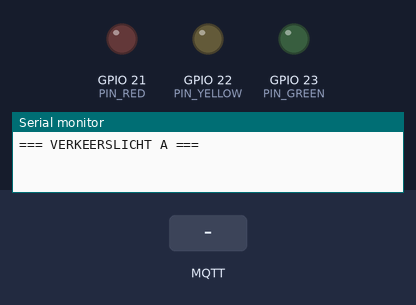
Recording of a program running on a simulated ESP32. On the bench: output pins drawn as LEDs (lit = HIGH), the last lines printed to the serial monitor. Dashed ring = blinking. The inputs (shaded band) are chosen by the test bench. WiFi joins after 1.5 s; servers stay silent unless stated; EEPROM starts erased; no MQTT or app messages arrive unless stated.

Above: at 0.1 s.
At 19.0 s:
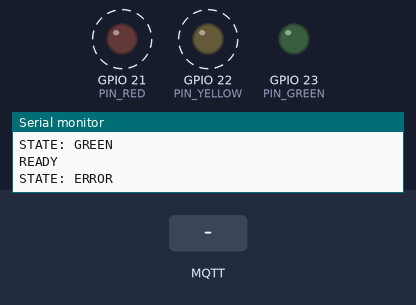
19.1 s: MQTT message "OFFLINE" arrives on the second subscribed topic
At 21.5 s:
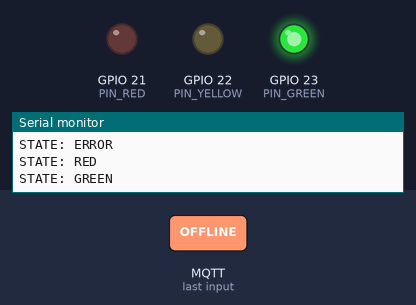
Timing chart, 0 to 23.0 s (numbered marks = the images above; inputs shaded):
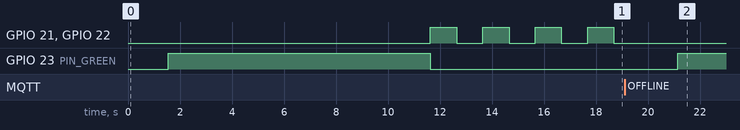

The program:

main.cpp
```cpp
/*
 * VERKEERSLICHT A - Met Web Interface
 * Normale, leesbare code
 */

#include <WiFi.h>
#include <WebServer.h>
#include <PubSubClient.h>
#include <ArduinoJson.h>
#include <Preferences.h>

// ============================================
// CONFIGURATIE
// ============================================

// WiFi - gebruik char arrays zodat we kunnen schrijven
char WIFI_SSID[32] = "WiFi-2.4-5800";
char WIFI_PASSWORD[64] = "wj6ahm5m2d9xn";

// MQTT
char MQTT_BROKER[64] = "test.mosquitto.org";
int MQTT_PORT = 1883;

// Timing (seconden)
int TIME_A_TO_B = 30;
int TIME_B_TO_A = 45;
int WAIT_TIME = 5;
int YELLOW_TIME = 3;
int HEARTBEAT_INTERVAL = 5;
int HEARTBEAT_TIMEOUT = 10;

// Hardware
const int PIN_RED = 21;
const int PIN_YELLOW = 22;
const int PIN_GREEN = 23;

// MQTT Topics
const char* TOPIC_STATUS_A = "traffic/lightA/status";
const char* TOPIC_STATUS_B = "traffic/lightB/status";
const char* TOPIC_HEARTBEAT_A = "traffic/lightA/heartbeat";
const char* TOPIC_HEARTBEAT_B = "traffic/lightB/heartbeat";

// ============================================
// GLOBALE VARIABELEN
// ============================================

enum State { GREEN, YELLOW, RED, ERROR };
State currentState = RED;

WiFiClient espClient;
PubSubClient mqttClient(espClient);
WebServer webServer(80);
Preferences preferences;

unsigned long lastStateChange = 0;
unsigned long lastHeartbeatSent = 0;
unsigned long lastHeartbeatReceived = 0;
unsigned long lastBlink = 0;
bool blinkState = false;
bool systemReady = false;

// ============================================
// WEB INTERFACE HTML
// ============================================

const char WEB_PAGE[] = R"(
<!DOCTYPE html>
<html>
<head>
  <meta charset="UTF-8">
  <title>Verkeerslicht A</title>
  <style>
    body { font-family: Arial; margin: 20px; }
    .box { background: white; padding: 20px; margin: 10px 0; border-radius: 5px; }
    input { width: 100%; padding: 8px; margin: 5px 0; }
    button { width: 100%; padding: 10px; background: blue; color: white; border: none; }
  </style>
</head>
<body>
  <div class="box">
    <h1>Verkeerslicht A</h1>
    <p>Status: <b>%STATUS%</b></p>
    <p>IP: %IP%</p>
  </div>

  <div class="box">
    <h2>Configuratie</h2>
    <form method="POST" action="/save">
      <label>WiFi SSID:</label>
      <input name="ssid" value="%SSID%">

      <label>WiFi Wachtwoord:</label>
      <input name="pass" type="password" value="%PASS%">

      <label>MQTT Broker:</label>
      <input name="broker" value="%BROKER%">

      <label>MQTT Port:</label>
      <input name="port" type="number" value="%PORT%">

      <label>A naar B Tijd (sec):</label>
      <input name="tab" type="number" value="%TAB%">

      <label>B naar A Tijd (sec):</label>
      <input name="tba" type="number" value="%TBA%">

      <label>Wacht Tijd (sec):</label>
      <input name="wait" type="number" value="%WAIT%">

      <label>Geel Licht Tijd (sec):</label>
      <input name="yellow" type="number" value="%YELLOW%">

      <button type="submit">Opslaan en Herstarten</button>
    </form>
  </div>
</body>
</html>
)";

// ============================================
// FUNCTIES
// ============================================

void loadSettings() {
  preferences.begin("traffic", true);  // read-only

  preferences.getString("ssid", WIFI_SSID, 32);
  preferences.getString("pass", WIFI_PASSWORD, 64);
  preferences.getString("broker", MQTT_BROKER, 64);

  TIME_A_TO_B = preferences.getInt("tab", 30);
  TIME_B_TO_A = preferences.getInt("tba", 45);
  WAIT_TIME = preferences.getInt("wait", 5);
  YELLOW_TIME = preferences.getInt("yellow", 3);

  preferences.end();
}

void saveSettings() {
  preferences.begin("traffic", false);

  preferences.putString("ssid", WIFI_SSID);
  preferences.putString("pass", WIFI_PASSWORD);
  preferences.putString("broker", MQTT_BROKER);
  preferences.putInt("tab", TIME_A_TO_B);
  preferences.putInt("tba", TIME_B_TO_A);
  preferences.putInt("wait", WAIT_TIME);
  preferences.putInt("yellow", YELLOW_TIME);

  preferences.end();
}

void handleWebRoot() {
  String html = WEB_PAGE;

  String status;
  if (currentState == GREEN) status = "GROEN";
  else if (currentState == YELLOW) status = "GEEL";
  else if (currentState == RED) status = "ROOD";
  else status = "ERROR";

  html.replace("%STATUS%", status);
  html.replace("%IP%", WiFi.localIP().toString());
  html.replace("%SSID%", WIFI_SSID);
  html.replace("%PASS%", WIFI_PASSWORD);
  html.replace("%BROKER%", MQTT_BROKER);
  html.replace("%PORT%", String(MQTT_PORT));
  html.replace("%TAB%", String(TIME_A_TO_B));
  html.replace("%TBA%", String(TIME_B_TO_A));
  html.replace("%WAIT%", String(WAIT_TIME));
  html.replace("%YELLOW%", String(YELLOW_TIME));

  webServer.send(200, "text/html", html);
}

void handleWebSave() {
  if (webServer.hasArg("ssid")) {
    String val = webServer.arg("ssid");
    val.toCharArray(WIFI_SSID, 32);
  }
  if (webServer.hasArg("pass")) {
    String val = webServer.arg("pass");
    val.toCharArray(WIFI_PASSWORD, 64);
  }
  if (webServer.hasArg("broker")) {
    String val = webServer.arg("broker");
    val.toCharArray(MQTT_BROKER, 64);
  }
  if (webServer.hasArg("tab")) {
    TIME_A_TO_B = webServer.arg("tab").toInt();
  }
  if (webServer.hasArg("tba")) {
    TIME_B_TO_A = webServer.arg("tba").toInt();
  }
  if (webServer.hasArg("wait")) {
    WAIT_TIME = webServer.arg("wait").toInt();
  }
  if (webServer.hasArg("yellow")) {
    YELLOW_TIME = webServer.arg("yellow").toInt();
  }

  saveSettings();

  webServer.send(200, "text/html", "<h1>Opgeslagen! ESP herstart...</h1>");
  delay(1000);
  ESP.restart();
}

void setState(State newState) {
  if (currentState == newState) return;

  currentState = newState;
  lastStateChange = millis();

  Serial.print("STATE: ");
  if (newState == GREEN) Serial.println("GREEN");
  else if (newState == YELLOW) Serial.println("YELLOW");
  else if (newState == RED) Serial.println("RED");
  else Serial.println("ERROR");

  // Publiceer status naar MQTT
  JsonDocument doc;
  doc["state"] = (newState == GREEN ? "GREEN" :
                  newState == YELLOW ? "YELLOW" :
                  newState == RED ? "RED" : "ERROR");
  doc["light_id"] = "A";

  String output;
  serializeJson(doc, output);
  mqttClient.publish(TOPIC_STATUS_A, output.c_str(), true);
}

void mqttCallback(char* topic, byte* payload, unsigned int length) {
  String message = "";
  for (int i = 0; i < length; i++) {
    message += (char)payload[i];
  }

  JsonDocument doc;
  deserializeJson(doc, message);

  // Heartbeat van B ontvangen
  if (strcmp(topic, TOPIC_HEARTBEAT_B) == 0) {
    lastHeartbeatReceived = millis();

    if (currentState == ERROR && systemReady) {
      setState(RED);
      delay(2000);
      setState(GREEN);
    }
  }

  // Status van B ontvangen
  else if (strcmp(topic, TOPIC_STATUS_B) == 0) {
    const char* state = doc["state"];

    if (strcmp(state, "OFFLINE") == 0 || strcmp(state, "ERROR") == 0) {
      setState(ERROR);
    }
    else if (strcmp(state, "GREEN") == 0 && currentState == RED) {
      lastStateChange = millis(); // Reset timer voor sync
    }
  }
}

void setup() {
  Serial.begin(115200);
  Serial.println("\n=== VERKEERSLICHT A ===");

  loadSettings();

  pinMode(PIN_RED, OUTPUT);
  pinMode(PIN_YELLOW, OUTPUT);
  pinMode(PIN_GREEN, OUTPUT);

  // WiFi verbinden
  WiFi.begin(WIFI_SSID, WIFI_PASSWORD);
  while (WiFi.status() != WL_CONNECTED) {
    delay(500);
    Serial.print(".");
  }
  Serial.print("\nWiFi: ");
  Serial.println(WiFi.localIP());

  // Web server starten
  webServer.on("/", handleWebRoot);
  webServer.on("/save", HTTP_POST, handleWebSave);
  webServer.begin();
  Serial.print("Web: http://");
  Serial.println(WiFi.localIP());

  // MQTT verbinden
  mqttClient.setServer(MQTT_BROKER, MQTT_PORT);
  mqttClient.setCallback(mqttCallback);
  mqttClient.setBufferSize(512);

  while (!mqttClient.connected()) {
    if (mqttClient.connect("TrafficLightA")) {
      mqttClient.subscribe(TOPIC_STATUS_B);
      mqttClient.subscribe(TOPIC_HEARTBEAT_B);
      Serial.println("MQTT: OK");
    } else {
      delay(5000);
    }
  }

  lastHeartbeatReceived = millis();
  lastStateChange = millis();

  setState(GREEN);
  systemReady = true;
  Serial.println("READY\n");
}

void loop() {
  webServer.handleClient();

  if (!mqttClient.connected()) {
    if (mqttClient.connect("TrafficLightA")) {
      mqttClient.subscribe(TOPIC_STATUS_B);
      mqttClient.subscribe(TOPIC_HEARTBEAT_B);
    }
  }
  mqttClient.loop();

  // State machine
  unsigned long elapsed = millis() - lastStateChange;

  if (currentState == GREEN && elapsed >= TIME_A_TO_B * 1000) {
    setState(YELLOW);
  }
  else if (currentState == YELLOW && elapsed >= YELLOW_TIME * 1000) {
    setState(RED);
  }
  else if (currentState == RED && elapsed >= (TIME_B_TO_A + WAIT_TIME) * 1000) {
    setState(GREEN);
  }

  // LED's aansturen
  if (currentState == ERROR) {
    if (millis() - lastBlink >= 1000) {
      blinkState = !blinkState;
      lastBlink = millis();
    }
    digitalWrite(PIN_RED, blinkState);
    digitalWrite(PIN_YELLOW, blinkState);
    digitalWrite(PIN_GREEN, LOW);
  } else {
    digitalWrite(PIN_RED, currentState == RED);
    digitalWrite(PIN_YELLOW, currentState == YELLOW);
    digitalWrite(PIN_GREEN, currentState == GREEN);
  }

  // Heartbeat versturen
  if (millis() - lastHeartbeatSent >= HEARTBEAT_INTERVAL * 1000) {
    JsonDocument doc;
    doc["alive"] = true;
    doc["light_id"] = "A";

    String output;
    serializeJson(doc, output);
    mqttClient.publish(TOPIC_HEARTBEAT_A, output.c_str());

    lastHeartbeatSent = millis();
  }

  // Timeout check
  if (currentState != ERROR && systemReady) {
    if (millis() - lastHeartbeatReceived > HEARTBEAT_TIMEOUT * 1000) {
      setState(ERROR);
    }
  }

  delay(50);
}
```

Measured:
- after the input at 19.1 s, GPIO 21 (PIN_RED), GPIO 22 (PIN_YELLOW): stops changing and stays LOW; GPIO 23 (PIN_GREEN): LOW → HIGH after 2.0 s
